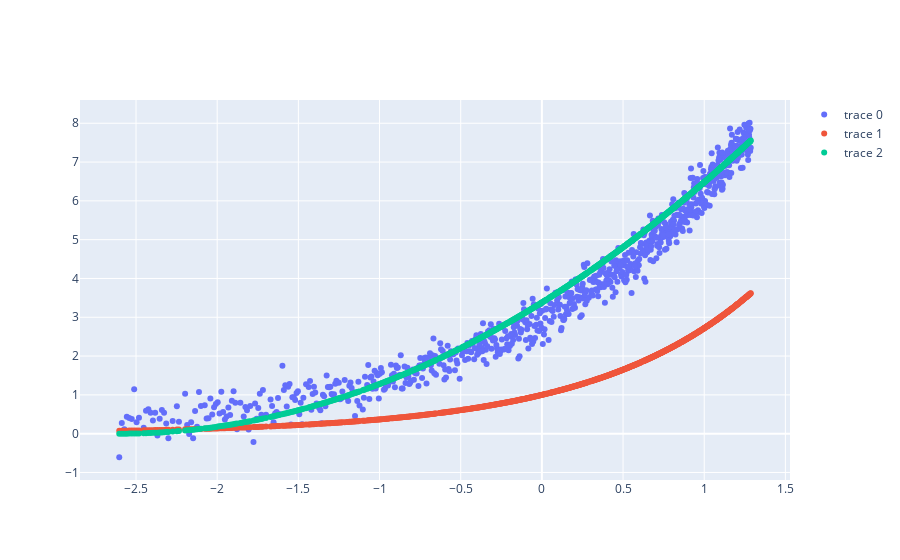

This figure's notebook cell:
### Code cell
px.scatter

fig = go.Figure()
fig.add_trace(go.Scatter(x = data[:, 0] , 
                         # x = np.exp(data[:, 0]), 
                         y = target, mode='markers'))
# fig.add_trace(go.Scatter(x=data[:, 1], y=target, mode='markers'))

# fig.add_trace(go.Scatter(x=data[:, 2], y=target, mode='markers'))
# fig.add_trace(go.Scatter(x=data[:, 3], y=target, mode='markers'))
# fig.add_trace(go.Scatter(x=data[:, 4], y=target, mode='markers'))
# fig.add_trace(go.Scatter(x=data[:, 5], y=target, mode='markers'))
# fig.add_trace(go.Scatter(x=data[:, 6], y=target, mode='markers'))

# fig.add_trace(go.Scatter(x=data[:, 0], y=np.sin(data[:, 0]), mode='markers'))
fig.add_trace(go.Scatter(x=data[:, 0], 
                         y=np.exp(data[:, 0]) , 
                         mode='markers'))

fig.add_trace(go.Scatter(x=data[:, 0], y=(data[:, 0]+2.6) ** 2 * 0.5, mode='markers'))


fig.add_trace(go.Scatter(x = data[:, 0] , 
                         # x = np.exp(data[:, 0]), 
                         y = target, mode='markers'))

fig.show()

### Figure 1 — Plotly figure (JSON) as saved in the notebook; plotly's stock layout.template omitted (floating-point values rounded to 4 significant figures; data arrays with more than 128 entries replaced by an {"elided": "..."} marker saying what was removed)
{"data": [{"mode": "markers", "type": "scatter", "x": {"elided": "800 float values"}, "y": {"elided": "800 float values"}}, {"mode": "markers", "type": "scatter", "x": {"elided": "800 float values"}, "y": {"elided": "800 float values"}}, {"mode": "markers", "type": "scatter", "x": {"elided": "800 float values"}, "y": {"elided": "800 float values"}}], "layout": {}}
